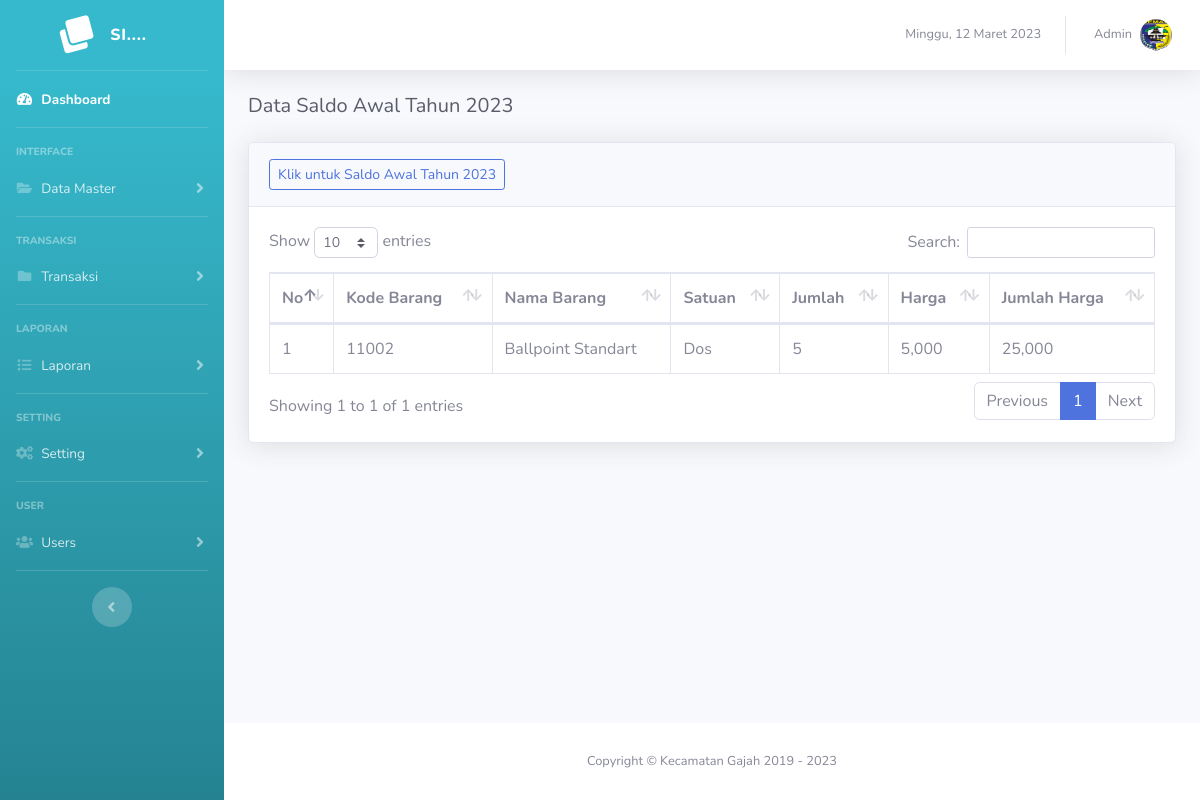
Page /saldo (signed in) on the earlier database version.
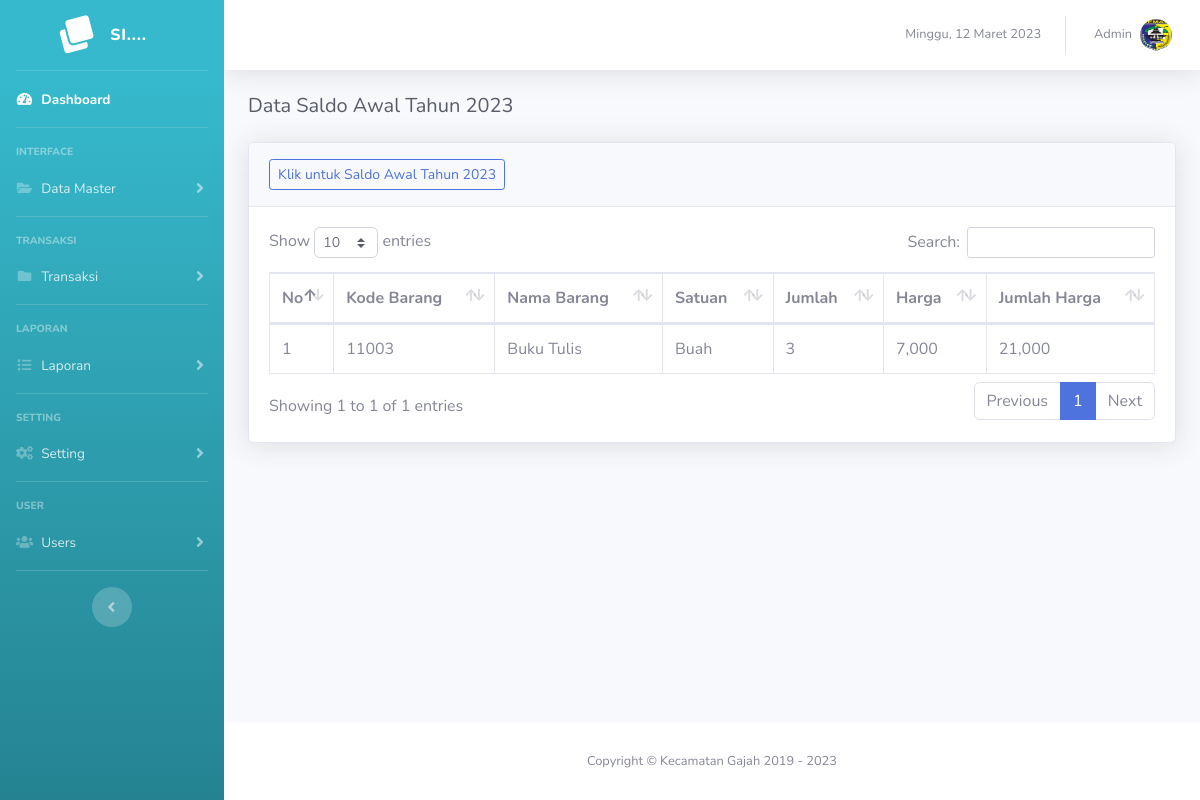
Same page on the later database version.
### tables this page shows
CREATE TABLE `tb_saldo_awal` (
  `id_saldo_awal` int(11) NOT NULL,
  `id_pembelian` int(11) NOT NULL,
  `id_instansi` int(11) NOT NULL,
  `id_user` int(11) NOT NULL,
  `kode_barang` varchar(20) NOT NULL,
  `volume` varchar(10) NOT NULL,
  `harga_satuan` varchar(20) NOT NULL,
  `jumlah_harga` varchar(20) NOT NULL,
  `tanggal` date NOT NULL,
  `id_kategori` int(11) NOT NULL
);

CREATE TABLE `tb_barang` (
  `id_barang` int(11) NOT NULL,
  `id_kategori` int(11) NOT NULL,
  `kode_barang` varchar(20) NOT NULL,
  `nama_barang` varchar(100) NOT NULL,
  `satuan_barang` varchar(20) NOT NULL
);

### inc/tgl_indo.php (called while the page is built)
<?php
function TanggalIndo($date){
	$BulanIndo = array("Januari", "Februari", "Maret", "April", "Mei", "Juni", "Juli", "Agustus", "September", "Oktober", "November", "Desember");
	$tahun = substr($date, 0, 4);
	$bulan = substr($date, 5, 2);
	$tgl   = substr($date, 8, 2);
	$result = $tgl . " " . $BulanIndo[(int)$bulan-1] . " ". $tahun;
	return($result);
}
?>

### page/saldo/saldo.php (the view)
<h5 class="h5 mb-4 text-gray-800">Data Saldo Awal Tahun <?= $_SESSION['tahun']; ?></h5>
<div class="card shadow mb-4">
  <div class="card-header py-3">
    <a href="?page=saldo&action=add" class="btn btn-sm btn-outline-primary">Klik untuk Saldo Awal Tahun <?= date('Y'); ?></a>
  </div>
  <div class="card-body">
    <div class="table-responsive">
      <table class="table table-bordered" id="dataTable" width="100%" cellspacing="0">
        <thead>
          <tr>
            <th width="5%">No</th>
            <th>Kode Barang</th>
            <th>Nama Barang</th>
            <th>Satuan</th>
            <th>Jumlah</th>
            <th>Harga</th>
            <th>Jumlah Harga</th>
          </tr>
        </thead>
        <tbody>
          <?php
          $sql = $conn->query("SELECT * FROM tb_saldo_awal WHERE volume > 0 AND id_user = '$_SESSION[id_user]' AND year(tanggal) = '$_SESSION[tahun]'");
          $no = 1;
          foreach ($sql as $key => $value) :
          ?>
            <tr>
              <td><?= $no++; ?></td>
              <?php
              $kode_barang = $value['kode_barang'];
              $barang = $conn->query("SELECT * FROM tb_barang WHERE kode_barang = '$kode_barang'");
              foreach ($barang as $key => $data) {
                echo "<td>$data[kode_barang]</td>";
                echo "<td>$data[nama_barang]</td>";
                echo "<td>$data[satuan_barang]</td>";
              }
              ?>
              <td><?= $value['volume']; ?></td>
              <td><?= number_format($value['harga_satuan']); ?></td>
              <td><?= number_format($value['jumlah_harga']); ?></td>
            </tr>
          <?php endforeach; ?>
        </tbody>
      </table>
    </div>
  </div>
</div>

### layout/header.php (shortened to what this page needs)
<!DOCTYPE html>
<html lang="en">
<head>
  <link href="assets/vendor/fontawesome-free/css/all.min.css" rel="stylesheet" type="text/css">
  <link href="assets/css/sb-admin-2.min.css" rel="stylesheet">
  <link href="assets/vendor/datatables/dataTables.bootstrap4.min.css" rel="stylesheet">
  <link href="assets/vendor/sweetalert/sweetalert.min.css" rel="stylesheet">
  <link href="assets/vendor/jquery/jquery-ui.css" rel="stylesheet">
  <link href="https://cdn.jsdelivr.net/npm/select2@4.1.0-rc.0/dist/css/select2.min.css" rel="stylesheet" />
</head>

### index.php (shortened to what this page needs)
<?php
include('inc/config.php');
include('inc/tgl_indo.php');
$uri_path = "//$_SERVER[HTTP_HOST]$_SERVER[REQUEST_URI]";
$uri_segments = explode('/', $uri_path);
?>
<?php
include('layout/header.php');
?>
<body id="page-top">
  <div id="wrapper">
    <ul class="navbar-nav bg-gradient-info sidebar sidebar-dark accordion" id="accordionSidebar">
      <?php
      include('layout/sidebar.php');
      ?>
    </ul>
    <div id="content-wrapper" class="d-flex flex-column">
      <div id="content">
        <?php
        include('layout/nav.php');
        ?>
        <div class="container-fluid">
          <?php
          include('layout/content.php');
          ?>
          <?php include('layout/footer.php'); ?>

### layout/sidebar.php (shortened to what this page needs)
<?php
if ($_SESSION['level'] == "admin") {
  $display = "";
} else {
  $display = "d-none";
}
?>
<a class="sidebar-brand d-flex align-items-center justify-content-center" href="./">
  <div class="sidebar-brand-icon rotate-n-15">
    <i class="fas fa-clone"></i>
  </div>
  <div class="sidebar-brand-text mx-3">Si.... </div>
</a>
<hr class="sidebar-divider my-0">
<li class="nav-item <?php if ($uri_segments[4] == "") {
                      echo 'active';
                    } ?>">
  <a class="nav-link" href="./">
    <i class="fas fa-fw fa-tachometer-alt"></i>
    <span>Dashboard</span></a>
</li>
<hr class="sidebar-divider">
<div class="sidebar-heading">
  Interface
</div>
<li class="nav-item
<?php if ($uri_segments[4] == "instansi") {
  echo 'active';
} elseif ($uri_segments[4] == "pegawai") {
  echo 'active';
} elseif ($uri_segments[4] == "barang") {
  echo 'active';
} elseif ($uri_segments[4] == "kategori") {
  echo 'active';
} ?>">
  <a class="nav-link collapsed" href="#" data-toggle="collapse" data-target="#collapseTwo" aria-expanded="true" aria-controls="collapseTwo">
    <i class="fas fa-fw fa-folder-open"></i>
    <span>Data Master</span>
  </a>
</li>
<hr class="sidebar-divider">
<div class="sidebar-heading">
  Transaksi
</div>
<li class="nav-item
<?php if ($uri_segments[4] == "pembelian") {
  echo 'active';
} elseif ($uri_segments[4] == "pengeluaran") {
  echo 'active';
} elseif ($uri_segments[4] == "saldo") {
  echo 'active';
} elseif ($uri_segments[4] == "sisa") {
  echo 'active';
} ?>">
  <a class="nav-link collapsed" href="#" data-toggle="collapse" data-target="#collapsePages" aria-expanded="true" aria-controls="collapsePages">
    <i class="fas fa-fw fa-folder"></i>
    <span>Transaksi</span>
  </a>
</li>
<hr class="sidebar-divider">
<div class="sidebar-heading">
  Laporan
</div>
<li class="nav-item
<?php if ($uri_segments[4] == "laporan") {
  echo 'active';
} ?>">
  <a class="nav-link collapsed" href="#" data-toggle="collapse" data-target="#collapseLap" aria-expanded="true" aria-controls="collapseLap">
    <i class="fas fa-fw fa-list"></i>
    <span>Laporan</span>
  </a>
</li>
<hr class="sidebar-divider">
<div class="sidebar-heading">
  Setting
</div>
<li class="nav-item
<?php if ($uri_segments[4] == "setting") {
  echo 'active';
} ?>">
  <a class="nav-link collapsed" href="#" data-toggle="collapse" data-target="#collapseSet" aria-expanded="true" aria-controls="collapseSet">
    <i class="fas fa-fw fa-cogs"></i>
    <span>Setting</span>
  </a>
</li>
<hr class="sidebar-divider <?= $display; ?>">
<div class="sidebar-heading <?= $display; ?>">
  User
</div>
<li class="nav-item
<?php if ($uri_segments[4] == "user") {
  echo 'active';
} ?> <?= $display; ?>">
  <a class="nav-link collapsed" href="#" data-toggle="collapse" data-target="#collapseUser" aria-expanded="true" aria-controls="collapseUser">
    <i class="fas fa-fw fa-users"></i>
    <span>Users</span>
  </a>
</li>
<hr class="sidebar-divider d-none d-md-block">
<div class="text-center d-none d-md-inline">
  <button class="rounded-circle border-0" id="sidebarToggle"></button>
</div>

### layout/nav.php (shortened to what this page needs)
<nav class="navbar navbar-expand navbar-light bg-white topbar mb-4 static-top shadow">
  <ul class="navbar-nav ml-auto">
    <?php
    $date = date("Y-m-d");
    $dhari = array(
      'Sunday' => 'Minggu',
      'Monday' => 'Senin',
      'Tuesday' => 'Selasa',
      'Wednesday' => 'Rabu',
      'Thursday' => 'Kamis',
      'Friday' => 'Jumat',
      'Saturday' => 'Sabtu'
    );
    $hari = date('l', strtotime($date));
    ?>
    <div class="no-arrow my-auto mr-2 d-none d-lg-inline text-gray-600 small"><?= $dhari[$hari] . ',' . ' ' . TanggalIndo($date); ?> </div>
    <li class="nav-item dropdown no-arrow">
      <a class="nav-link dropdown-toggle" href="#" id="userDropdown" role="button" data-toggle="dropdown" aria-haspopup="true" aria-expanded="false">
        <span class="mr-2 d-none d-lg-inline text-gray-600 small"><?= $_SESSION['nama']; ?></span>
        <img class="img-profile rounded-circle" src="assets/img/logo.png">
      </a>
    </li>
  </ul>
</nav>

### layout/content.php (shortened to what this page needs)
<?php
$aktif = $conn->query("SELECT * FROM tb_user WHERE  id_user = '$_SESSION[id_user]'");
$hasil = $aktif->fetch_assoc();
?>
<?php
if ($hasil['tgl_aktivasi'] < date("Y-m-d")) {
?>
  <div class="alert alert-danger alert-dismissible fade show" role="alert">
    Masa aktif akun Anda telah berakhir sejak tanggal <b><?= TanggalIndo($hasil['tgl_aktivasi']); ?></b>. Untuk sementara tidak dapat menggunakan fasilitas aplikasi ini.<br> Silahkan hubungi admin untuk aktivasi akun Anda. <br>
    <strong>WA : 089677017239</strong>
    <button type="button" class="close" data-dismiss="alert" aria-label="Close">
      <span aria-hidden="true">&times;</span>
    </button>
  </div>
<?php
} else {
  $page = $_GET['page'];
  $action = $_GET['action'];
  if ($page == "instansi") {
    if ($action == "") {
      include "page/instansi/instansi.php";
    } elseif ($action == "add") {
      include "page/instansi/add.php";
    } elseif ($action == "edit") {
      include "page/instansi/edit.php";
    } elseif ($action == "delete") {
      include "page/instansi/delete.php";
    }
  } elseif ($page == "laporan") {
    if ($action == "") {
      include "page/laporan/laporan.php";
    }
  } elseif ($page == "saldo") {
    if ($action == "") {
      include "page/saldo/saldo.php";
    } elseif ($action == "add") {
      include "page/saldo/add.php";
    }
  } elseif ($page == "sisa") {
    if ($action == "") {
      include "page/pembelian/sisa.php";
    }
  }else {
    include "layout/dashboard.php";
  }
}

### layout/footer.php (shortened to what this page needs)
</div>
</div>
<footer class="sticky-footer bg-white">
  <div class="container my-auto">
    <div class="copyright text-center my-auto">
      <span>Copyright &copy; Kecamatan Gajah 2019 - <?= date('Y'); ?></span>
    </div>
  </div>
</footer>
</div>
</div>
</body>
</html>

Differences in the rows shown:
removed tb_saldo_awal: volume "5", harga_satuan "5,000", jumlah_harga "25,000", tb_barang (kode_barang "11002", nama_barang "Ballpoint Standart", satuan_barang "Dos")
added tb_saldo_awal: volume "3", harga_satuan "7,000", jumlah_harga "21,000", tb_barang (kode_barang "11003", nama_barang "Buku Tulis", satuan_barang "Buah")
